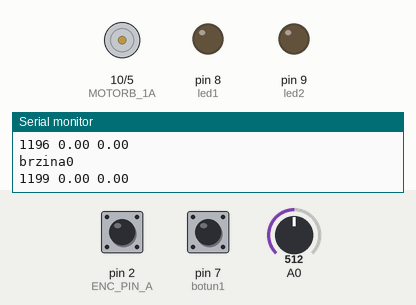
Simulated run of this sketch. Board: Arduino Uno, built with avr-gcc and run on an emulated ATmega328P. Parts: motor-driver pin pairs drawn as motors (green arrow = first pin HIGH = forward, orange = second pin HIGH = backward, longer = more drive), output pins drawn as LEDs (lit = HIGH), the last lines printed to the serial monitor. The inputs (shaded band) are chosen by the test bench; at power-on: A0 = 512, pin 7 (botun1) HIGH, pin 2 (ENC_PIN_A) HIGH.

Above: at 1.2 s.
1.3 s: A0 set to 538
At 2.5 s:
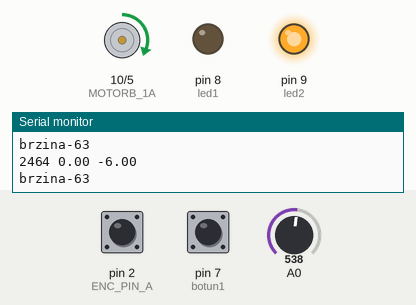
2.8 s: pin 7 (botun1) pulled LOW for 0.15 s
At 2.95 s:
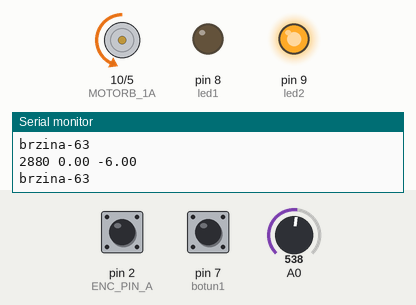
4.5 s: A0 set to 716
At 5.2 s:
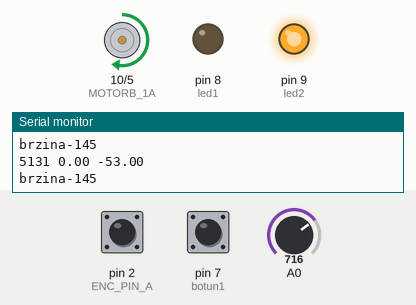
6.1 s: A0 set to 900
At 7.4 s:
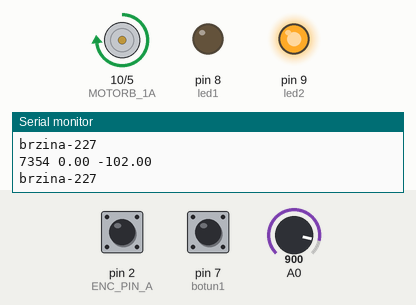
7.7 s: A0 set to 306
At 8.4 s:
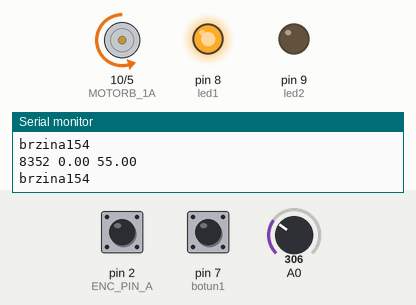
9.3 s: pin 7 (botun1) pulled LOW for 1 s
At 10.1 s:
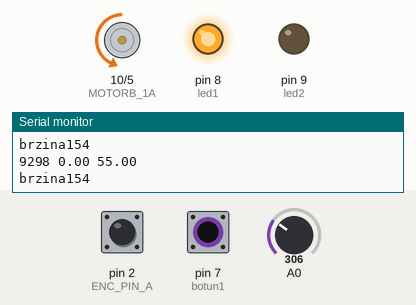
Timing chart, 0 to 12.3 s (numbered marks = the images above; inputs shaded):
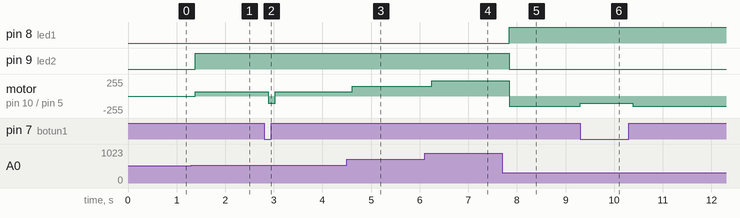

The sketch:

Fuzzy.ino
```cpp
#include"Fuzzy.h"
#define ENC_PIN_A 2 //pin kanala A enkodera
#define ENC_PIN_B 3 //pin kanala B enkodera
#define READ_ENC_A bitRead(PIND, ENC_PIN_A)
#define READ_ENC_B bitRead(PIND, ENC_PIN_B)


#define MOTORB_1A 10  //PIN drivera motora kanal A
#define MOTORB_1B 5  //PIN drivera motora kanal B

int led1=8;
int led2=9;

float K=0;
Fuzzy *fuzzy=new Fuzzy();
int botun1=7;
#define korekcija_kuta 0

float kut_nagib;


volatile long encBrojac = 0;

int brzina=0; //PWM signal prema motoru
long timer_ms; //zapis trenutnog vremena
long timer_ms_last; //zapis posljednjeg izvrsavanja regulatora


void setup()
{
   Serial.begin(115200);
  pinMode(ENC_PIN_A, INPUT_PULLUP);
    pinMode(ENC_PIN_B, INPUT_PULLUP);
     pinMode(botun1, INPUT_PULLUP);
  attachInterrupt(digitalPinToInterrupt(ENC_PIN_A), encISR, CHANGE);


  pinMode(MOTORB_1A, OUTPUT);
  pinMode(MOTORB_1B, OUTPUT);

  pinMode(led1, OUTPUT);
  pinMode(led2, OUTPUT);


  digitalWrite(MOTORB_1A, LOW);
  digitalWrite(MOTORB_1B, LOW);
  timer_ms_last=millis();

//Ulaz
FuzzyInput *otklonKuta=new FuzzyInput(1);
FuzzySet *verySmall=new FuzzySet(1,10,14,22);
FuzzySet *small=new FuzzySet(12,21,31,40);
FuzzySet *mediumError=new FuzzySet(31,40,51,61);
FuzzySet *big=new FuzzySet(50,60,74,84);
FuzzySet *veryBig=new FuzzySet(75,83,107,110);
otklonKuta->addFuzzySet(verySmall);
otklonKuta->addFuzzySet(small);
otklonKuta->addFuzzySet(mediumError);
otklonKuta->addFuzzySet(big);
otklonKuta->addFuzzySet(veryBig);

//Izlaz
FuzzyOutput *brzina=new FuzzyOutput(1);

FuzzySet *verySlow=new FuzzySet(50,60,65,77);
FuzzySet *slow=new FuzzySet(58,85,94,116);
FuzzySet *mediumSpeed=new FuzzySet(90,120,142,167);
FuzzySet *fast=new FuzzySet(145,161,199,220);
FuzzySet *veryFast=new FuzzySet(200,222,240,250);

brzina->addFuzzySet(verySlow);
brzina->addFuzzySet(slow);
brzina->addFuzzySet(mediumSpeed);
brzina->addFuzzySet(fast);
brzina->addFuzzySet(veryFast);

fuzzy->addFuzzyInput(otklonKuta);
fuzzy->addFuzzyOutput(brzina);

//Pravila
//Ako je kut oklona jako malen
FuzzyRuleAntecedent *AkoKutOktlonaVerySmall=new FuzzyRuleAntecedent();
AkoKutOktlonaVerySmall->joinSingle(verySmall);
// Onda je brzina jako mala
FuzzyRuleConsequent *ondaBrzina_verySlow= new FuzzyRuleConsequent();
ondaBrzina_verySlow->addOutput(verySlow);

FuzzyRule *pravilo_01 = new FuzzyRule(1, AkoKutOktlonaVerySmall, ondaBrzina_verySlow);
  fuzzy->addFuzzyRule(pravilo_01);

//

FuzzyRuleAntecedent *AkoKutOktlonasmall=new FuzzyRuleAntecedent();
AkoKutOktlonasmall->joinSingle(small);

FuzzyRuleConsequent *ondaBrzina_slow= new FuzzyRuleConsequent();
ondaBrzina_slow->addOutput(slow);

FuzzyRule *pravilo_02 = new FuzzyRule(2, AkoKutOktlonasmall, ondaBrzina_slow);
  fuzzy->addFuzzyRule(pravilo_02);
//
FuzzyRuleAntecedent *AkoKutOktlonamediumError=new FuzzyRuleAntecedent();
AkoKutOktlonamediumError->joinSingle(mediumError);

FuzzyRuleConsequent *ondaBrzina_mediumSpeed= new FuzzyRuleConsequent();
ondaBrzina_mediumSpeed->addOutput(mediumSpeed);

FuzzyRule *pravilo_03 = new FuzzyRule(3, AkoKutOktlonamediumError, ondaBrzina_mediumSpeed);
  fuzzy->addFuzzyRule(pravilo_03);
//
FuzzyRuleAntecedent *AkoKutOktlonabig=new FuzzyRuleAntecedent();
AkoKutOktlonabig->joinSingle(big);

FuzzyRuleConsequent *ondaBrzina_fast= new FuzzyRuleConsequent();
ondaBrzina_fast->addOutput(fast);

FuzzyRule *pravilo_04 = new FuzzyRule(4, AkoKutOktlonabig, ondaBrzina_fast);
  fuzzy->addFuzzyRule(pravilo_04);
//
FuzzyRuleAntecedent *AkoKutOktlonaveryBig=new FuzzyRuleAntecedent();
AkoKutOktlonaveryBig->joinSingle(veryBig);

FuzzyRuleConsequent *ondaBrzina_veryFast= new FuzzyRuleConsequent();
ondaBrzina_veryFast->addOutput(veryFast);

FuzzyRule *pravilo_05 = new FuzzyRule(5, AkoKutOktlonaveryBig, ondaBrzina_veryFast);
  fuzzy->addFuzzyRule(pravilo_05);
//


}
void encISR()
  {
        if (READ_ENC_A == HIGH)//kanal A L->H (rastuci brid)
            READ_ENC_B == HIGH ? encBrojac++ : encBrojac--;
            else //kanal A H->L (padajuci brid)
            READ_ENC_B == HIGH ? encBrojac-- : encBrojac++;
  }

void motorSmjer1(int setSpeed)
  {
    digitalWrite(MOTORB_1A, LOW);
    analogWrite(MOTORB_1B, setSpeed);
  }
void motorSmjer2(int setSpeed)
  {
    analogWrite(MOTORB_1A, setSpeed);
    digitalWrite(MOTORB_1B, LOW);
  }
void motorStop()
  {
    digitalWrite(MOTORB_1A, LOW);
    digitalWrite(MOTORB_1B, LOW);
  }


void loop() {

 //pritiksom tipke 1 se platfoma pomice. drzite pritisnuto dok se ne postavi u horizontalni polozaj.
  if (digitalRead(botun1)==LOW)

    {
      encBrojac=0;
      motorSmjer1(110);

  }
  else

{
  timer_ms=millis(); //trenutno vrijeme mikrokontrolera, vazno za digitalne regulatore
  int delta_time=timer_ms-timer_ms_last; //koliko je vremena proteklo
  timer_ms_last=timer_ms; //zapamti kada je regulator posljednji out izvrsen


  //ocitanje kuta potenciometra, nagib klackalice
  kut_nagib = -(map(analogRead(A0),0,1023,0,270)-135+korekcija_kuta);

  //ocitanje kuta sa enodera
  float kut = encBrojac/(2.15);

  fuzzy->setInput(1,abs((kut_nagib-kut)));

  fuzzy->fuzzify();

  brzina = (kut_nagib-kut)>=0?(fuzzy->defuzzify(1)):(fuzzy->defuzzify(1))*(-1);


  //postavljanje limita, za max PWM signal
   if (brzina>255)
    brzina=255;
   else if (brzina<-255)
    brzina=-255;
   else if (brzina<50 &&brzina>-50)
    brzina=0;


  //upravljacki signali prema motoru!

   if ((brzina)>0)  //pozitivna rotacija
   {
    motorSmjer1(brzina);
    digitalWrite(led1,HIGH);
    digitalWrite(led2,LOW);
   }


   //if ((kut-kut_BNO)<-15) //negativna rotacija
   else if ((brzina)<0)
   {
    motorSmjer2(-brzina);
    digitalWrite(led2,HIGH);
    digitalWrite(led1,LOW);
   }

   else   //nema rotacije
   {
   motorStop();
   digitalWrite(led1,LOW);
   digitalWrite(led2,LOW);
   }

  //ispis stanja
  //vrijeme u ms     kut nagiba   stanje_enc_brojaca    kut_osovine brzina
  Serial.print(millis());
  Serial.print(" ");
  Serial.print((kut));
  Serial.print(" ");
  Serial.println(kut_nagib);
   Serial.print("brzina");
  Serial.println(brzina);


  //gotov ispis stanja
}

  }
```

Measured:
- the behaviour switches between 519 and 520 on A0 (found by bisection; images 0 and 1)
- after the input at 1.3 s, pin 9 (led2): LOW → HIGH after 0.08 s; motor on pin 10 (MOTORB_1A) / pin 5 (MOTORB_1B): stopped → forward 63/255 after 0.08 s
- after the input at 2.8 s, motor on pin 10 (MOTORB_1A) / pin 5 (MOTORB_1B): forward 63/255 → backward 110/255 after 0.08 s, → forward 63/255 0.15 s later
- after the input at 4.5 s, motor on pin 10 (MOTORB_1A) / pin 5 (MOTORB_1B): forward 63/255 → forward 145/255 after 0.12 s
- after the input at 6.1 s, motor on pin 10 (MOTORB_1A) / pin 5 (MOTORB_1B): forward 145/255 → forward 227/255 after 0.14 s
- after the input at 7.7 s, pin 8 (led1): LOW → HIGH after 0.14 s; pin 9 (led2): HIGH → LOW after 0.14 s; motor on pin 10 (MOTORB_1A) / pin 5 (MOTORB_1B): forward 227/255 → backward 154/255 after 0.14 s
- after the input at 9.3 s, motor on pin 10 (MOTORB_1A) / pin 5 (MOTORB_1B): backward 154/255 → backward 110/255 at once, → backward 154/255 1.1 s later
